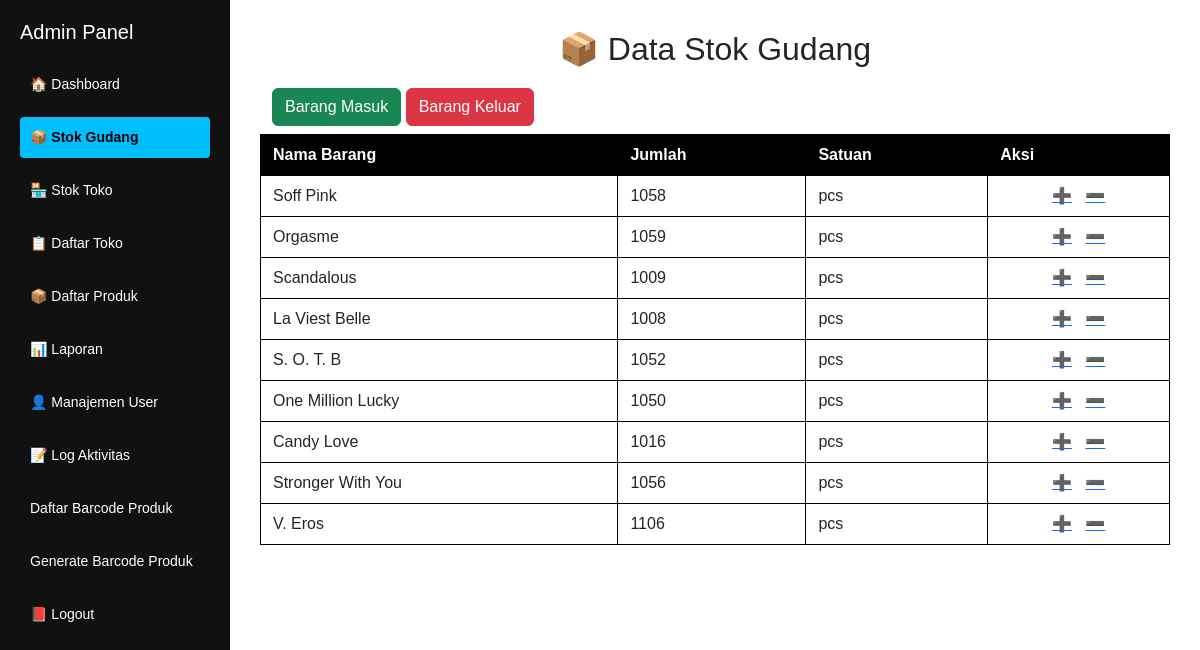
Before: /admin/stok-gudang.php (signed in) with the older database file.
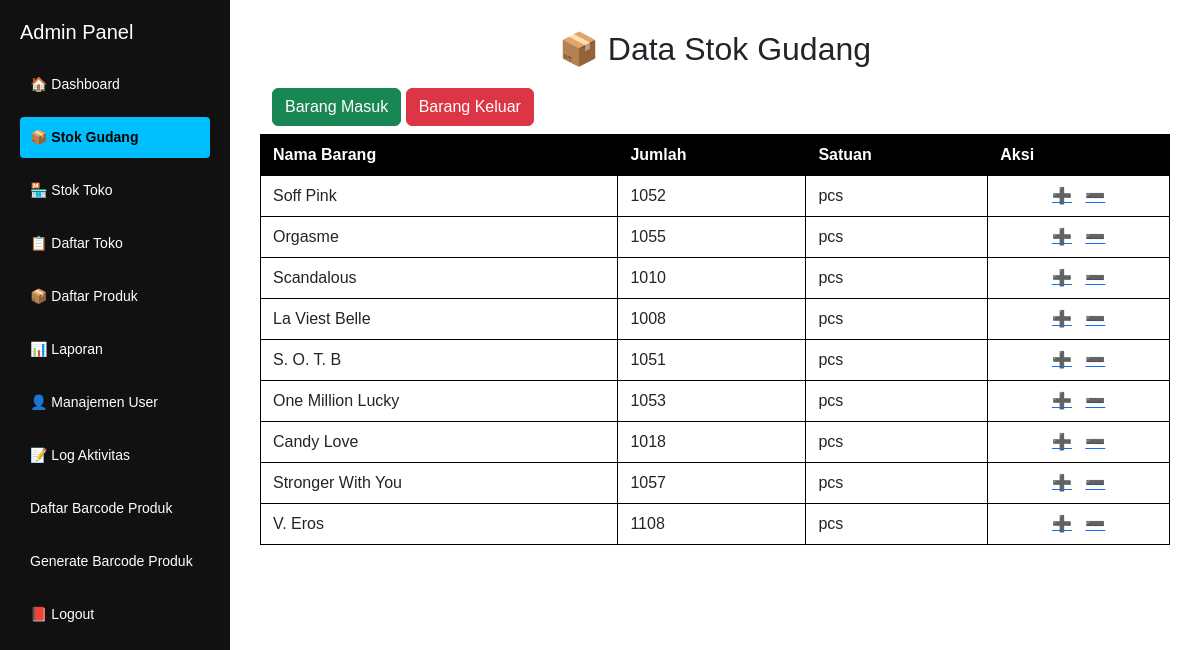
After: the same page with the newer database file.
### tables this page shows
CREATE TABLE `stok_gudang` (
  `id` int(11) NOT NULL,
  `nama_barang` varchar(100) NOT NULL,
  `jumlah` int(11) NOT NULL,
  `keterangan` varchar(50) NOT NULL,
  `satuan` varchar(20) DEFAULT NULL,
  `updated_by` varchar(50) DEFAULT NULL,
  `updated_at` timestamp NOT NULL DEFAULT current_timestamp() ON UPDATE current_timestamp(),
  `asal_toko` varchar(100) DEFAULT NULL
);

### admin/stok-gudang.php (the view)
<?php include 'header.php'; ?>
<h2 style="text-align: center; margin-bottom: 20px;">📦 Data Stok Gudang</h2>
<div class="container-fluid mb-2">
  <div class="row">
    <div class="col">
      <div class="no-print">
        <a href="barang-masuk.php" class="btn btn-success">Barang Masuk</a>
        <a href="barang-keluar.php" class="btn btn-danger">Barang Keluar</a>
      </div>
    </div>
  </div>
</div>
<div class="table-wrapper">
  <table>
    <thead>
      <tr style="background-color: black; color: white;">
        <th>Nama Barang</th>
        <th>Jumlah</th>
        <th>Satuan</th>
        <th>Aksi</th>
      </tr>
    </thead>
    <tbody>
      <?php
      include '../koneksi.php';
      $query = mysqli_query($conn, "SELECT * FROM stok_gudang ORDER BY id ASC");
      while ($data = mysqli_fetch_assoc($query)) {
        echo "<tr>";
        echo "<td>" . htmlspecialchars($data['nama_barang']) . "</td>";
        echo "<td>" . htmlspecialchars($data['jumlah']) . "</td>";
        echo "<td>" . htmlspecialchars($data['satuan']) . "</td>";
        echo "<td style='text-align:center;'>
              <a href='tambah-stok-gudang.php?id={$data['id']}' title='Tambah'>➕</a> &nbsp;
              <a href='kurang-stok-gudang.php?id={$data['id']}' title='Kurangi'>➖</a>
            </td>";
        echo "</tr>";
      }
      ?>
    </tbody>
  </table>
</div>
</div>
</body>
</html>

### admin/header.php (shortened to what this page needs)
<?php
$current_page = basename($_SERVER['PHP_SELF']);
?>
<!DOCTYPE html>
<html lang="id">
<head>
  <link href="https://cdn.jsdelivr.net/npm/bootstrap@5.3.0/dist/css/bootstrap.min.css" rel="stylesheet">
</head>
<body>
  <div class="sidebar" id="sidebar">
    <h2>Admin Panel</h2>
    <a href="dashboard-admin.php" class="<?= $current_page == 'dashboard-admin.php' ? 'active' : '' ?>">🏠 Dashboard</a>
    <a href="stok-gudang.php" class="<?= $current_page == 'stok-gudang.php' ? 'active' : '' ?>">📦 Stok Gudang</a>
    <a href="stok-toko.php" class="<?= $current_page == 'stok-toko.php' ? 'active' : '' ?>">🏪 Stok Toko</a>
    <a href="daftar-toko.php" class="<?= $current_page == 'daftar-toko.php' ? 'active' : '' ?>">📋 Daftar Toko</a>
    <a href="daftar-produk.php" class="<?= $current_page == 'daftar-produk.php' ? 'active' : '' ?>">📦 Daftar Produk</a>
    <a href="laporan.php" class="<?= $current_page == 'laporan.php' ? 'active' : '' ?>">📊 Laporan</a>
    <a href="manajemen-user.php" class="<?= $current_page == 'manajemen-user.php' ? 'active' : '' ?>">👤 Manajemen User</a>
    <a href="log-aktivitas.php" class="<?= $current_page == 'log-aktivitas.php' ? 'active' : '' ?>">📝 Log Aktivitas</a>
    <a href="cetak-barcode-batch.php" class="<?= $current_page == 'cetak-barcode-batch.php' ? 'active' : '' ?>">Daftar Barcode Produk</a>
    <a href="generate-barcode-produk.php" class="<?= $current_page == 'generate-barcode-produk.php' ? 'active' : '' ?>">Generate Barcode Produk</a>
    <a href="logout-admin.php">📕 Logout</a>
  </div>
  <div class="content">

### admin/header.php (style rules this page uses)
body { margin: 0; font-family: sans-serif; display: flex; min-height: 100vh; }
.sidebar { width: 230px; background-color: #111; color: white; min-height: 100vh; padding: 20px; box-sizing: border-box; overflow-y: auto; transition: transform 0.3s ease; }
.sidebar h2 { margin-top: 0; font-size: 20px; margin-bottom: 20px; }
.sidebar a { display: block; margin: 12px 0; color: white; text-decoration: none; font-size: 14px; padding: 10px; border-radius: 4px; }
.sidebar a.active { background-color: #00bfff; color: black; font-weight: bold; }
.content { flex-grow: 1; padding: 30px; overflow-x: auto; }
.table-wrapper { overflow-x: auto; max-width: 100%; }
table { border-collapse: collapse; width: 100%; min-width: 900px; }
table th, table td { border: 1px solid #000; padding: 8px 12px; text-align: left; white-space: nowrap; }

Changed rows visible on the page:
changed stok_gudang "Soff Pink": jumlah "1058" → "1052"
changed stok_gudang "Orgasme": jumlah "1059" → "1055"
changed stok_gudang "Scandalous": jumlah "1009" → "1010"
changed stok_gudang (number 5 of 9 on the later page): jumlah "1052" → "1051"
changed stok_gudang "One Million Lucky": jumlah "1050" → "1053"
changed stok_gudang "Candy Love": jumlah "1016" → "1018"
changed stok_gudang "Stronger With You": jumlah "1056" → "1057"
changed stok_gudang "V. Eros": jumlah "1106" → "1108"
